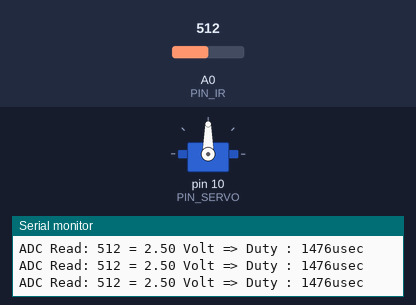
The sketch below on a simulated Arduino Uno, built with avr-gcc and run on an emulated ATmega328P. On the bench: servo, the last lines printed to the serial monitor. The test bench sets the inputs (shaded band); at power-on: A0 (PIN_IR) = 512.

Above: at 1.2 s.
1.3 s: A0 (PIN_IR) set to 716
At 2.1 s:
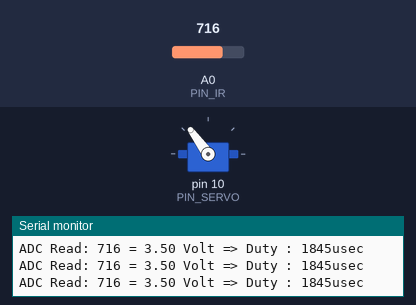
2.8 s: A0 (PIN_IR) set to 900
At 3.2 s:
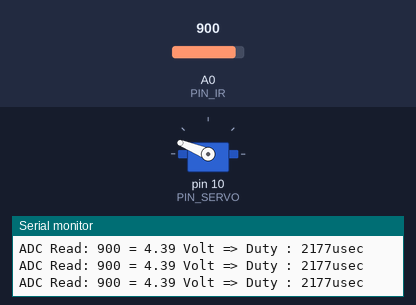
4.3 s: A0 (PIN_IR) set to 1023
At 5.5 s:
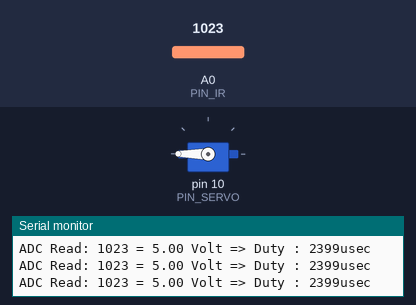
5.8 s: A0 (PIN_IR) set to 306
At 6.7 s:
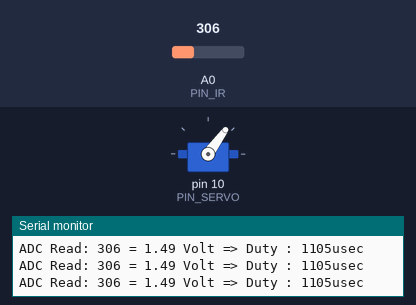
7.3 s: A0 (PIN_IR) set to 122
At 7.9 s:
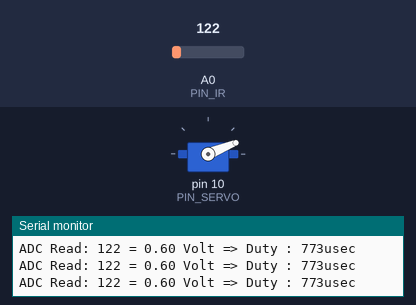
8.8 s: A0 (PIN_IR) set to 511
At 10.2 s:
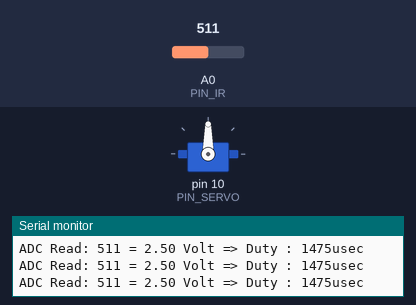
Timing chart, 0 to 11.3 s (numbered marks = the images above; inputs shaded):
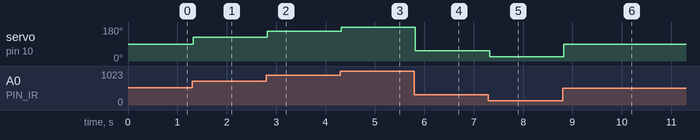

Measured:
- after the input at 1.3 s, servo on pin 10 (PIN_SERVO): 90° → 126° at once
- after the input at 2.8 s, servo on pin 10 (PIN_SERVO): 126° → 158° at once
- after the input at 4.3 s, servo on pin 10 (PIN_SERVO): 158° → 180° at once
- after the input at 5.8 s, servo on pin 10 (PIN_SERVO): 180° → 54° at once
- after the input at 7.3 s, servo on pin 10 (PIN_SERVO): 54° → 22° at once
- after the input at 8.8 s, servo on pin 10 (PIN_SERVO): 22° → 90° at once

The sketch:

17.example.ino
```cpp
#include <Servo.h>

// Arduino pin assignment

#define PIN_POTENTIOMETER 3 // Potentiometer at Pin A3
// Add IR Sensor Definition Here !!!
#define PIN_IR A0
#define PIN_SERVO 10
#define PIN_LED 9

#define _DUTY_MIN 553  // servo full clock-wise position (0 degree)
#define _DUTY_NEU 1476 // servo neutral position (90 degree)
#define _DUTY_MAX 2399 // servo full counter-clockwise position (180 degree)

#define LOOP_INTERVAL 30   // Loop Interval (unit: msec)
#define _EMA_ALPHA 0.5
Servo myservo;
unsigned long last_loop_time;   // unit: msec
float dist_ema;
void setup()
{
  myservo.attach(PIN_SERVO);
  myservo.writeMicroseconds(_DUTY_NEU);

  Serial.begin(57600);
}

void loop()
{
  unsigned long time_curr = millis();
  int a_value, duty;
  float dist;
  float dist_prev=100.0;

  // wait until next event time
  if (time_curr < (last_loop_time + LOOP_INTERVAL))
    return;
  last_loop_time += LOOP_INTERVAL;


  // Read IR Sensor value !!!
  a_value=analogRead(PIN_IR);
  // Convert IR sensor value into distance !!!
  dist=6762.0/((a_value-9)-4.0)*10.0 - 60;
  // we need distance range filter here !!!
  if (dist<=100.0){
    dist = dist_prev;
    digitalWrite(PIN_LED,0);
  }else if (dist>=250.0) {
    dist = dist_prev;    // Set Higher Value
    digitalWrite(PIN_LED, 0);       // LED OFF
  } else {    // In desired Range   // LED ON
    digitalWrite(PIN_LED,1);
    if (dist_ema<=100.0){
      myservo.writeMicroseconds(_DUTY_MIN);
    }
    else if (dist_ema<=250.0){
      myservo.writeMicroseconds(1846/180*(dist_ema-100)+553);
    }
    else{
      myservo.writeMicroseconds(_DUTY_MAX);
    }
  }
  // we need EMA filter here !!!
  dist_ema = dist*_EMA_ALPHA + (1-_EMA_ALPHA)*dist_ema;

  // map distance into duty
  duty = map(a_value, 0, 1023, _DUTY_MIN, _DUTY_MAX);
  myservo.writeMicroseconds(duty);

  // print IR sensor value, distnace, duty !!!
  Serial.print("ADC Read: "); Serial.print(a_value);
  Serial.print(" = ");
  Serial.print((a_value / 1024.0) * 5.0);
  Serial.print(" Volt => Duty : ");
  Serial.print(duty);
  Serial.println("usec");
}
```
